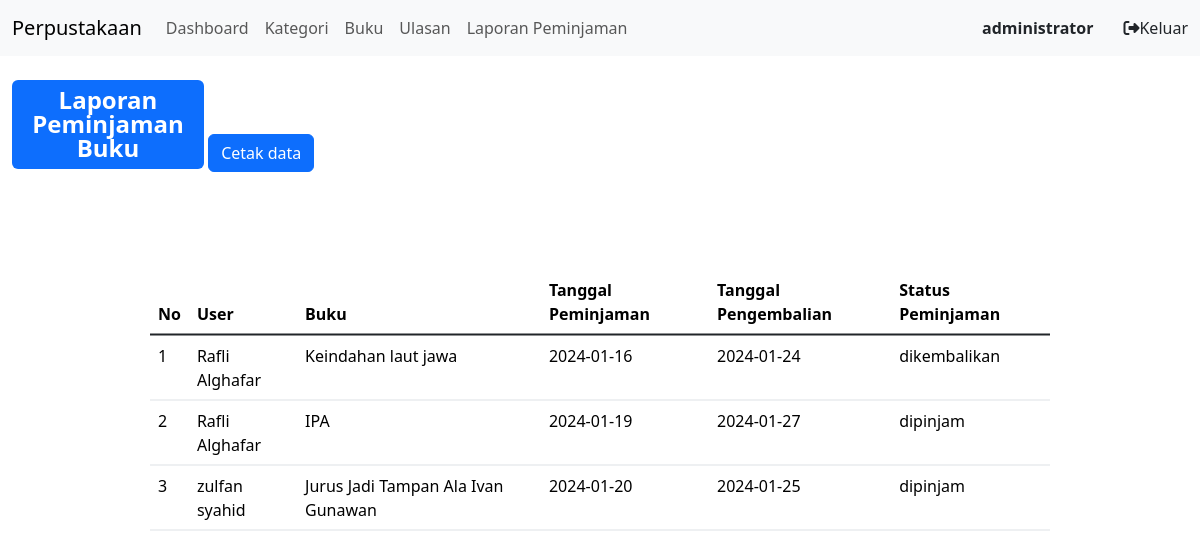
The page /index.php?page=laporan (signed in) on the database its author committed.
### tables this page shows
CREATE TABLE `peminjaman` (
  `id_peminjaman` int(11) NOT NULL,
  `id_user` int(11) DEFAULT NULL,
  `id_buku` int(11) DEFAULT NULL,
  `tgl_peminjaman` varchar(255) DEFAULT NULL,
  `tgl_pengembalian` varchar(255) DEFAULT NULL,
  `status_peminjaman` enum('dipinjam','dikembalikan') DEFAULT NULL
);

CREATE TABLE `user` (
  `id_user` int(11) NOT NULL,
  `nama` varchar(255) DEFAULT NULL,
  `username` varchar(255) DEFAULT NULL,
  `password` varchar(255) DEFAULT NULL,
  `email` varchar(255) DEFAULT NULL,
  `alamat` text DEFAULT NULL,
  `no_telepon` varchar(255) DEFAULT NULL,
  `level` enum('admin','petugas','peminjam') DEFAULT NULL
);

CREATE TABLE `buku` (
  `id_buku` int(11) NOT NULL,
  `id_kategori` int(11) DEFAULT NULL,
  `judul` varchar(255) DEFAULT NULL,
  `penulis` varchar(255) DEFAULT NULL,
  `penerbit` varchar(255) DEFAULT NULL,
  `tahun_terbit` varchar(255) DEFAULT NULL,
  `deskripsi` text DEFAULT NULL
);

### laporan.php (the view)
<div class="badge bg-primary text-wrap mt-4 fs-4" style="width: 12rem;">
    Laporan Peminjaman Buku
</div>
<a href="cetak.php" target="_blank" class="btn btn-primary">Cetak data</a>
<table class="table w-75 position-absolute top-50 start-50 translate-middle">
    <thead>
        <tr>
            <th scope="col">No</th>
            <th scope="col">User</th>
            <th scope="col">Buku</th>
            <th scope="col">Tanggal Peminjaman</th>
            <th scope="col">Tanggal Pengembalian</th>
            <th scope="col">Status Peminjaman</th>
        </tr>
    </thead>
    <tbody class="table-group-divider">
        <?php
        $i = 1;
        $q = mysqli_query($koneksi, "SELECT * FROM peminjaman LEFT JOIN user ON user.id_user = peminjaman.id_user LEFT JOIN buku ON buku.id_buku = peminjaman.id_buku");
        while ($data = mysqli_fetch_array($q)) {
        ?>
            <tr>
                <td><?php echo $i++; ?></td>
                <td><?php echo $data['nama']; ?></td>
                <td><?php echo $data['judul']; ?></td>
                <td><?php echo $data['tgl_peminjaman']; ?></td>
                <td><?php echo $data['tgl_pengembalian']; ?></td>
                <td><?php echo $data['status_peminjaman']; ?></td>
            </tr>
        <?php
        }
        ?>
    </tbody>
</table>

### rows shown on the page
peminjaman: id_user.nama "Rafli Alghafar", id_buku.judul "Keindahan laut jawa", tgl_peminjaman "2024-01-16", tgl_pengembalian "2024-01-24", status_peminjaman "dikembalikan"
peminjaman: id_user.nama "Rafli Alghafar", id_buku.judul "IPA", tgl_peminjaman "2024-01-19", tgl_pengembalian "2024-01-27", status_peminjaman "dipinjam"
peminjaman: id_user.nama "zulfan syahid", id_buku.judul "Jurus Jadi Tampan Ala Ivan Gunawan", tgl_peminjaman "2024-01-20", tgl_pengembalian "2024-01-25", status_peminjaman "dipinjam"

### other values the page prints
$_SESSION['user']['nama'] "administrator"
